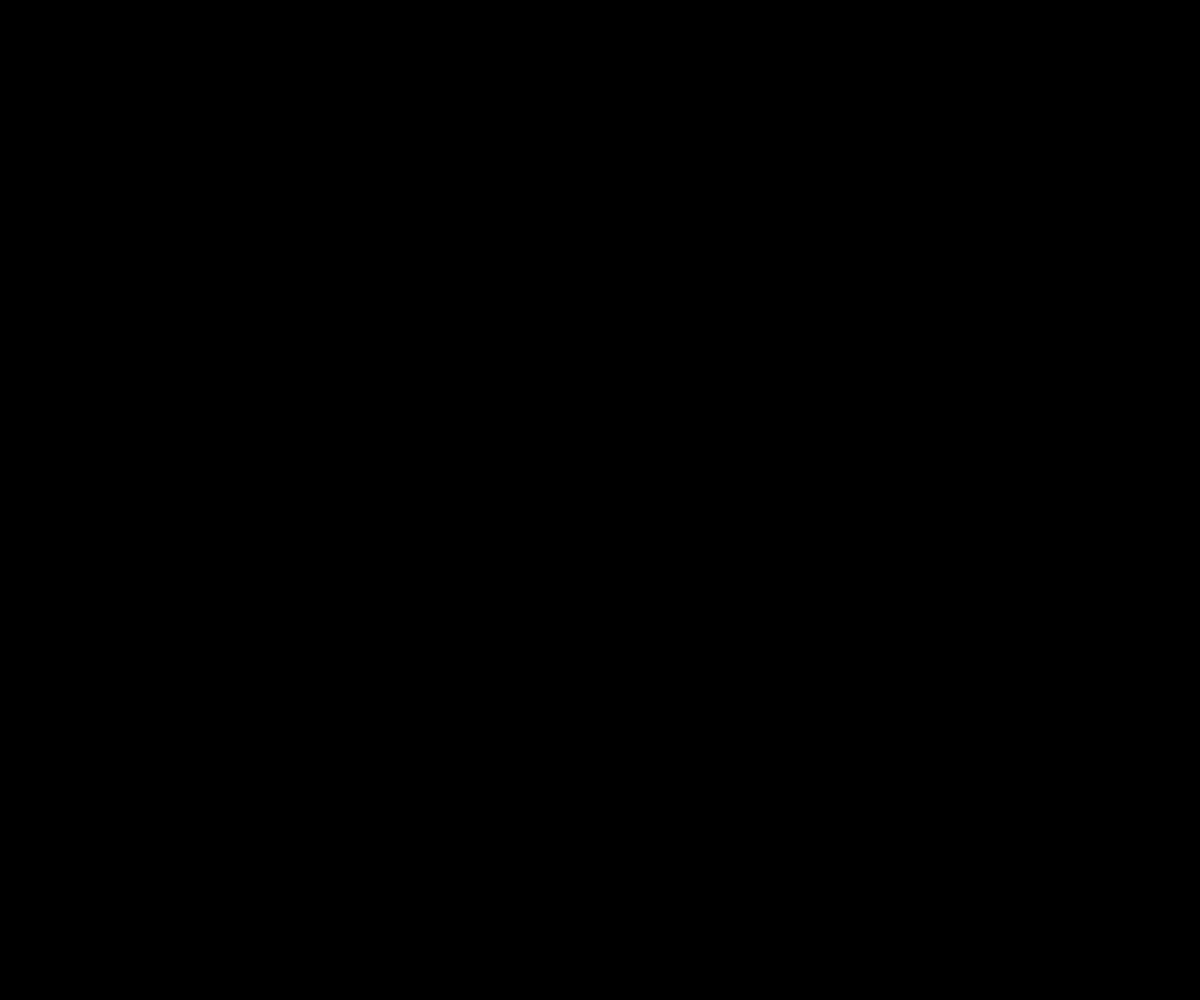
Frame 1 (no input)
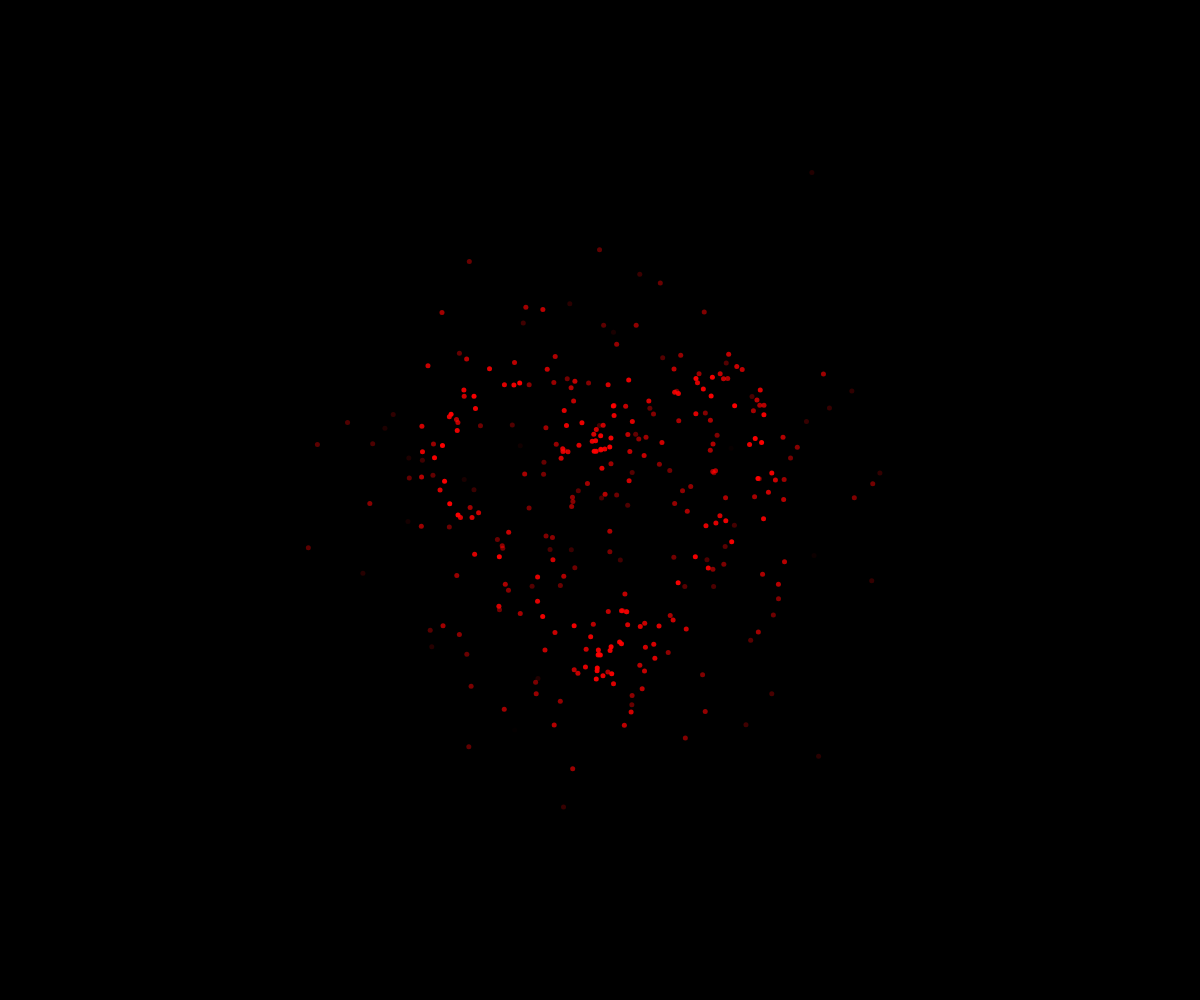
Frame 60 (no input)
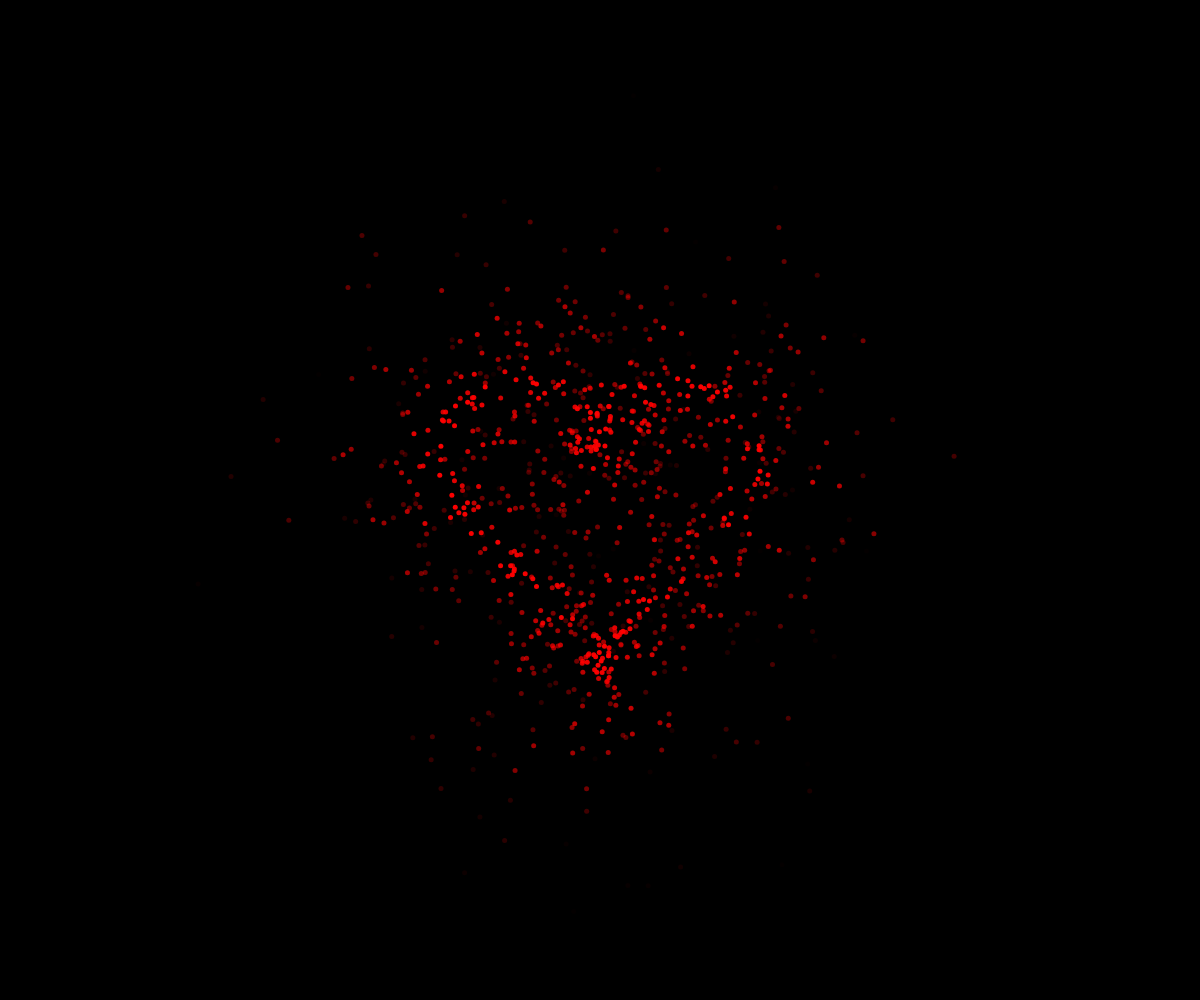
Frame 120 (the mouse pressed at the canvas centre since frame 60)

The p5.js sketch that drew these frames (run headless with seeded random() and noise() and a simulated clock; from frame 60 on, the mouse is pressed at the canvas centre):

// p5.js sketch
// ── sketch.js
// 粒子类
class Particle {
  constructor(x, y) {
    this.pos = createVector(x, y);
    // 随机速度方向，向外扩散
    const angle = random(TWO_PI);
    const speed = random(1, 5);
    this.vel = p5.Vector.fromAngle(angle).mult(speed);
    this.life = 255; // 粒子生命周期
    this.deathRate = 255 / 60; // 1秒内消失(60帧)
  }

  // 更新粒子位置和生命周期
  update() {
    this.pos.add(this.vel);
    this.life -= this.deathRate;
  }

  // 显示粒子
  show() {
    noStroke();
    fill(255, 0, 0, this.life);
    ellipse(this.pos.x, this.pos.y, 5);
  }

  // 检查粒子是否已消失
  isDead() {
    return this.life <= 0;
  }
}

// 粒子数组
let particles = [];
// 记录开始时间
let startTime;

function setup() {
  createCanvas(windowWidth, windowHeight);
  // 记录开始时间
  startTime = millis();
}

function draw() {
  background(0);
  
  // 更新并显示所有粒子
  for (let i = particles.length - 1; i >= 0; i--) {
    particles[i].update();
    particles[i].show();
    
    // 移除已经消失的粒子
    if (particles[i].isDead()) {
      particles.splice(i, 1);
    }
  }
  
  // 每帧添加新粒子，粒子密度随时间增加
  createHeartParticles();
}

// 创建红心形状的粒子，密度随时间增加
function createHeartParticles() {
  // 计算经过的时间（秒）
  const elapsed = (millis() - startTime) / 1000;
  // 根据时间计算粒子数量，随着时间增加而增加
  // 初始每帧1个粒子，每0.1秒增加1个粒子，上限1000个
  const particleCount = 1 + Math.floor(elapsed / 0.1);
  if (particles.length >= 3000) return; // 限制最大粒子数

  for (let i = 0; i < particleCount; i++) {
    // 使用参数方程生成心形
    const t = random(TWO_PI);
    const x = 16 * pow(sin(t), 3);
    const y = -(13 * cos(t) - 5 * cos(2*t) - 2 * cos(3*t) - cos(4*t));
    
    // 缩放和平移到画布中心
    const scale = 10;
    const posX = width/2 + x * scale;
    const posY = height/2 + y * scale;
    
    particles.push(new Particle(posX, posY));
  }
}

// 窗口大小改变时调整画布大小
function windowResized() {
  resizeCanvas(windowWidth, windowHeight);
}
